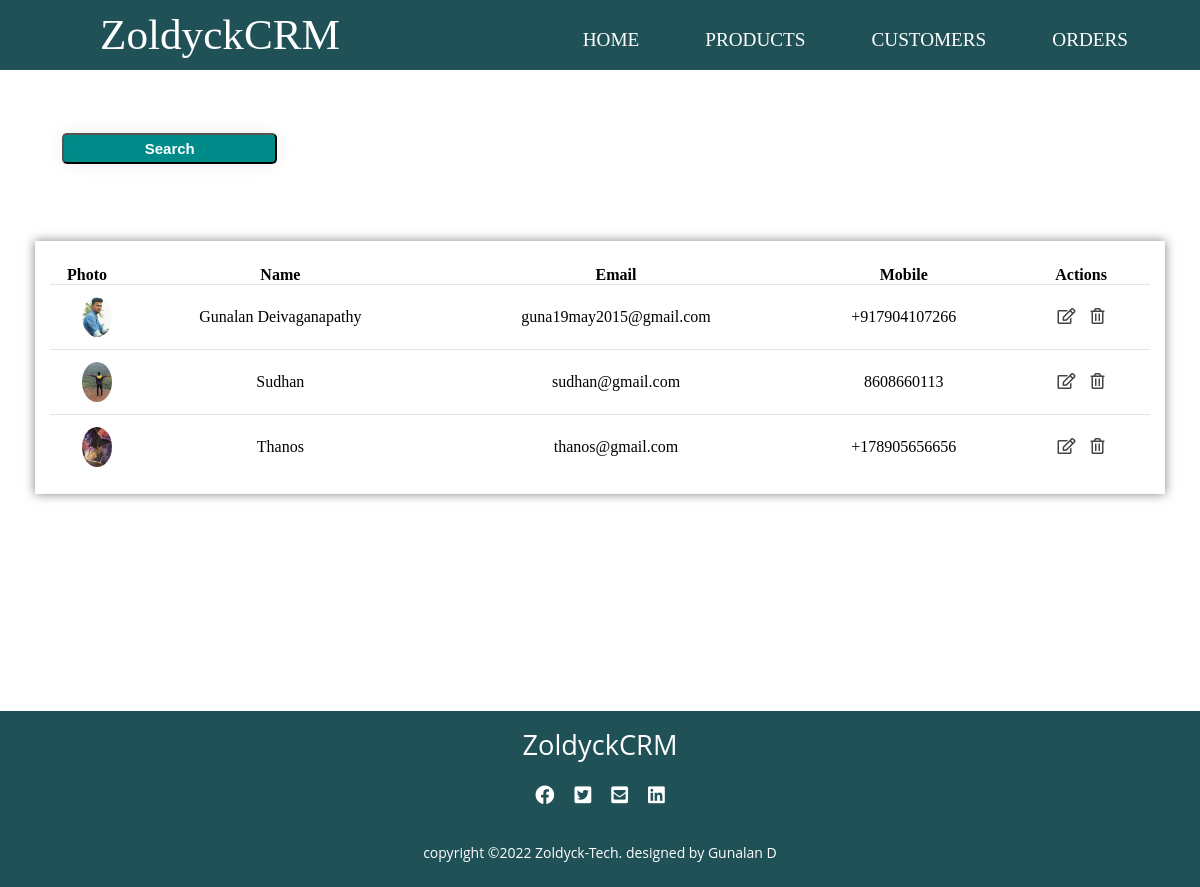
Before: /customers/ with the older database file.
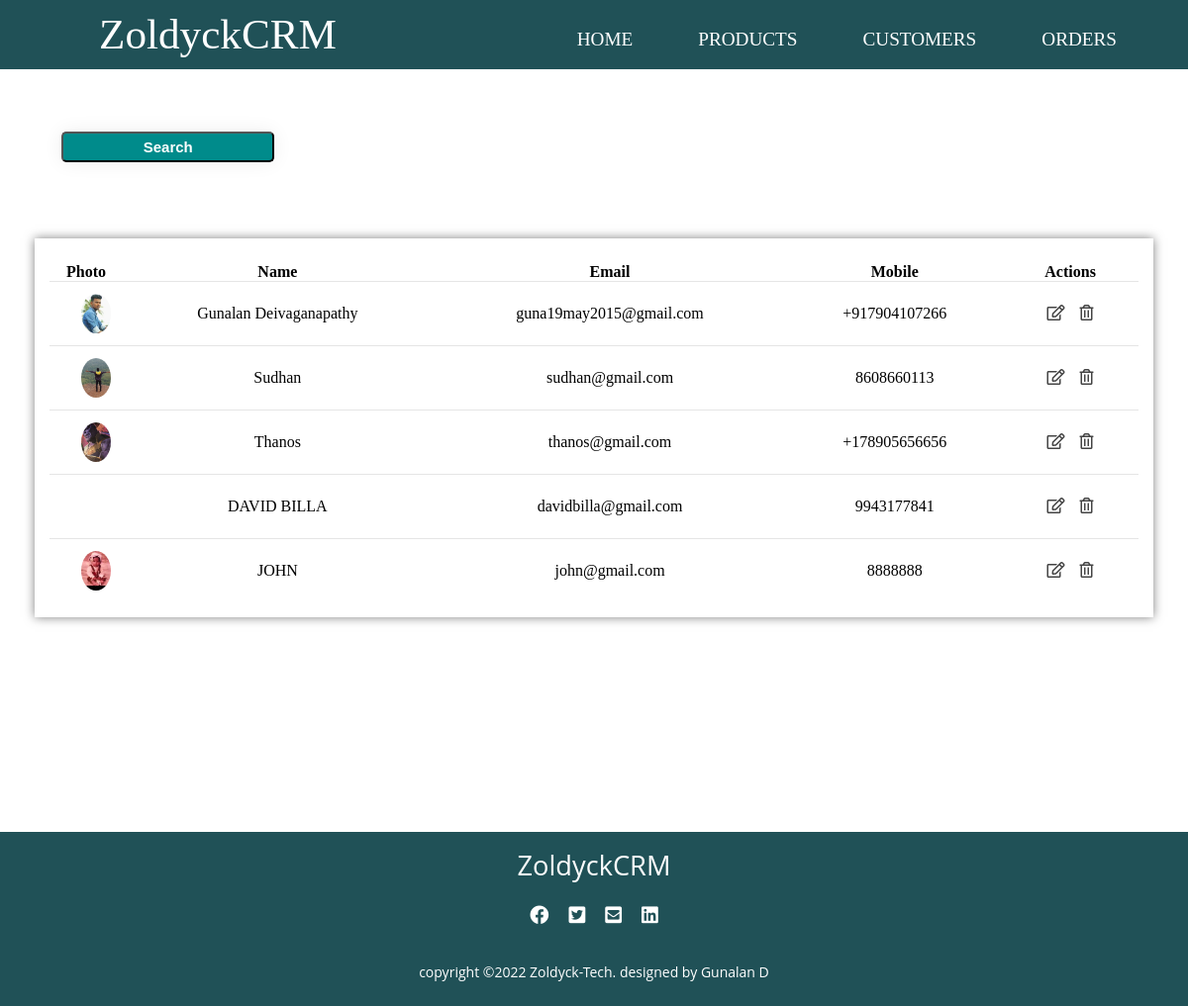
After: the same page with the newer database file.
### accounts/models.py (models this page shows, shortened)
class Customer(models.Model):
    customer_pic = models.ImageField(upload_to='customer_pics/', blank=True)
    customer_name = models.CharField(max_length=50, null= True)
    customer_email = models.CharField(max_length=200 , null= True)
    customer_mobile = models.CharField(max_length=50 , null= True)
    date_created = models.DateTimeField(auto_now_add=True , null= True)

### accounts/views.py (the view)
# urls.py: path('customers/', views.customers, name='customers'),
def customers(request):
    customers = Customer.objects.all()
    context = {
        'customers': customers
    }
    return render(request, 'accounts/customers.html',context)

### accounts/templates/accounts/customers.html
{% extends 'accounts/layout.html'%}
{% block content %}
<section>
    <div class="main">
        <div class="product-tables">
            <div class="button">
                <button class="crt-ser"><a href="">Search</a></button>
            </div>
            <div class="latest-products">
                <table class="cus-prod-customers">
                    <thead>
                        <tr>
                            <th>Photo</th>
                            <th>Name</th>
                            <th>Email</th>
                            <th>Mobile</th>
                            <th>Actions</th>
                        </tr>
                    </thead>
                    <tbody>
                        {% for cus in customers %}
                        <tr>
                            <td class="id-td">
                                <div class="img-box-small-cus">
                                    {% if cus.customer_pic %}
                                    <img src="{{ cus.customer_pic.url }}">
                                    {% endif %}
                                </div>
                            </td>
                            <td>{{ cus.customer_name }}</td>
                            <td>{{ cus.customer_email }}</td>
                            <td>{{ cus.customer_mobile }}</td>
                            <td>
                                <a href="{% url 'customer' cus.id %}"><i class="far fa-edit"></i></a>
                                <i class="far fa-trash-alt"></i>
                            </td>
                        </tr>
                        {% endfor %}
                    </tbody>
                </table>
            </div>
        </div>
    </div>
</section>
{% endblock %}

Changed rows visible on the page:
added Customer: customer_name "DAVID BILLA", customer_email "davidbilla@gmail.com", customer_mobile "9943177841"
added Customer: customer_pic (picture), customer_name "JOHN", customer_email "john@gmail.com", customer_mobile "8888888"
